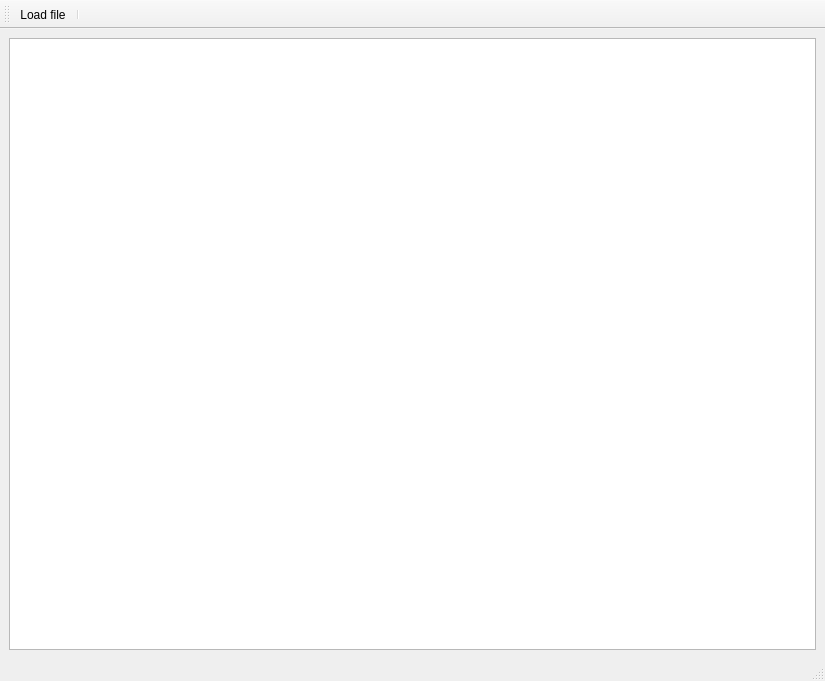
<?xml version="1.0" encoding="UTF-8"?>
<ui version="4.0">
 <class>MainWindow</class>
 <widget class="QMainWindow" name="MainWindow">
  <property name="geometry">
   <rect>
    <x>0</x>
    <y>0</y>
    <width>825</width>
    <height>681</height>
   </rect>
  </property>
  <property name="windowTitle">
   <string>Logic Decoder</string>
  </property>
  <property name="windowIcon">
   <iconset>
    <normaloff>resource/img/Black_spider.ico</normaloff>resource/img/Black_spider.ico</iconset>
  </property>
  <property name="iconSize">
   <size>
    <width>24</width>
    <height>24</height>
   </size>
  </property>
  <widget class="QWidget" name="centralwidget">
   <layout class="QVBoxLayout" name="verticalLayout">
    <item>
     <layout class="QVBoxLayout" name="vertical_main">
      <property name="sizeConstraint">
       <enum>QLayout::SetNoConstraint</enum>
      </property>
      <item>
       <layout class="QGridLayout" name="gridLayout">
        <item row="0" column="0">
         <widget class="QTableView" name="tableView"/>
        </item>
       </layout>
      </item>
     </layout>
    </item>
   </layout>
  </widget>
  <widget class="QMenuBar" name="menuBar">
   <property name="geometry">
    <rect>
     <x>0</x>
     <y>0</y>
     <width>825</width>
     <height>26</height>
    </rect>
   </property>
  </widget>
  <widget class="QToolBar" name="tool_bar">
   <property name="windowTitle">
    <string>toolBar</string>
   </property>
   <attribute name="toolBarArea">
    <enum>TopToolBarArea</enum>
   </attribute>
   <attribute name="toolBarBreak">
    <bool>false</bool>
   </attribute>
   <addaction name="action_load_logfile"/>
   <addaction name="separator"/>
  </widget>
  <widget class="QStatusBar" name="statusbar"/>
  <action name="action_load_logfile">
   <property name="enabled">
    <bool>true</bool>
   </property>
   <property name="icon">
    <iconset>
     <normaloff>resources/img/decode.png</normaloff>resources/img/decode.png</iconset>
   </property>
   <property name="text">
    <string>Load file</string>
   </property>
  </action>
 </widget>
 <resources/>
 <connections/>
</ui>
